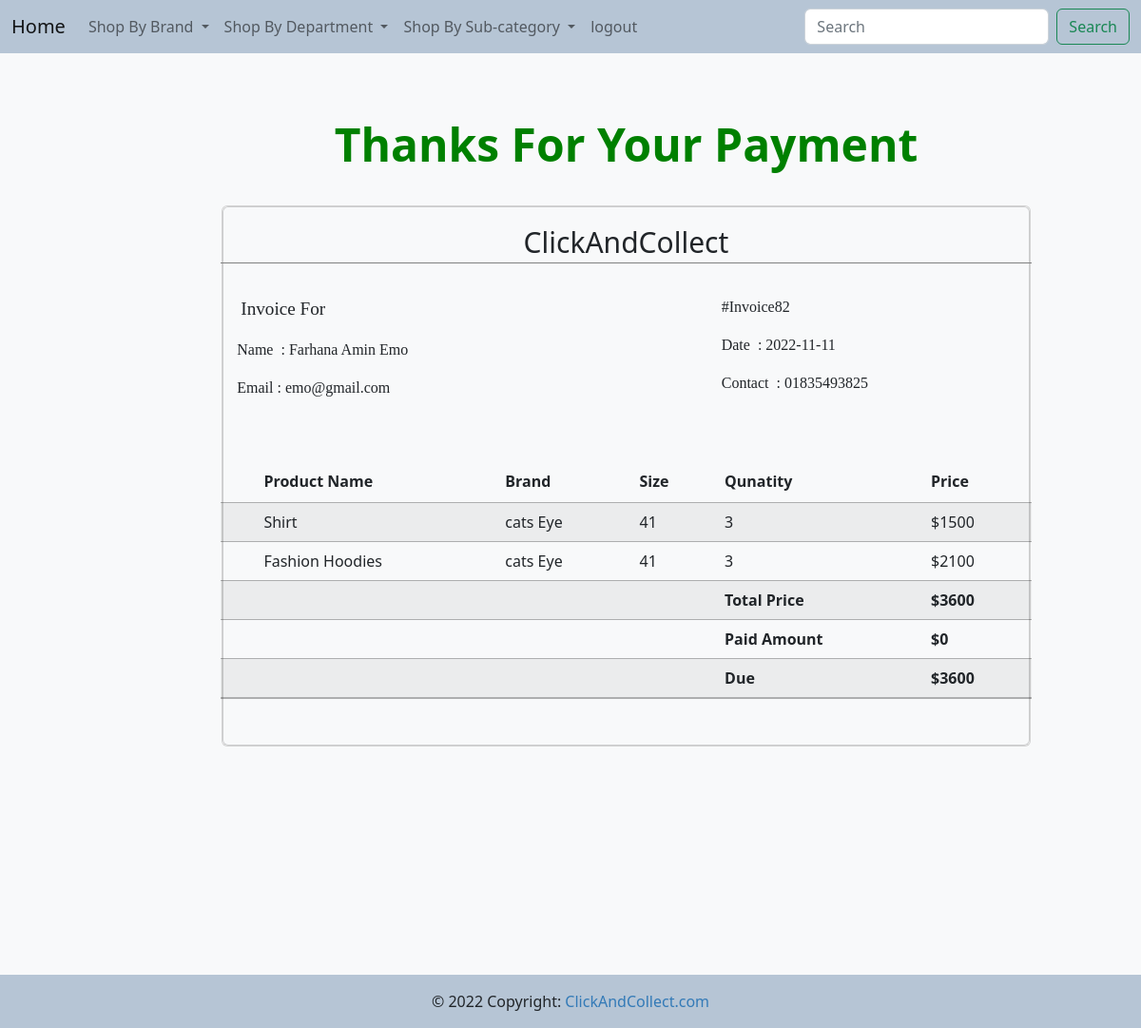
The page /customer/invoice2.php (signed in) on the database its author committed.
### tables this page shows
CREATE TABLE IF NOT EXISTS `customers` (
  `c_id` int(11) NOT NULL AUTO_INCREMENT,
  `name` varchar(100) NOT NULL,
  `email` varchar(100) NOT NULL,
  `address` varchar(100) DEFAULT NULL,
  `dob` date DEFAULT NULL,
  `gender` varchar(100) DEFAULT NULL,
  `mobile` varchar(100) NOT NULL,
  `pass` varchar(100) NOT NULL,
  `status` int(255) DEFAULT NULL,
  `img` varchar(255) DEFAULT NULL,
  PRIMARY KEY (`c_id`)
);

CREATE TABLE IF NOT EXISTS `invoice` (
  `invc_id` int(11) NOT NULL AUTO_INCREMENT,
  `o_id` int(11) NOT NULL,
  PRIMARY KEY (`invc_id`),
  KEY `FK_invoice` (`o_id`)
);

CREATE TABLE IF NOT EXISTS `order_line` (
  `ol_id` int(11) NOT NULL AUTO_INCREMENT,
  `o_id` int(11) NOT NULL,
  `p_id` int(11) NOT NULL,
  `quantity` int(11) DEFAULT NULL,
  PRIMARY KEY (`ol_id`),
  KEY `FK_order_line2` (`p_id`),
  KEY `FK_order_line` (`o_id`)
);

CREATE TABLE IF NOT EXISTS `products` (
  `p_id` int(11) NOT NULL AUTO_INCREMENT,
  `name` varchar(100) DEFAULT NULL,
  `b_id` int(11) DEFAULT NULL,
  `sub_id` int(11) DEFAULT NULL,
  `s_id` int(11) NOT NULL,
  `size` varchar(100) DEFAULT NULL,
  `description` varchar(200) DEFAULT NULL,
  `prev_price` varchar(255) NOT NULL,
  `price` double DEFAULT NULL,
  `quantity` int(11) DEFAULT NULL,
  `status` int(11) NOT NULL,
  PRIMARY KEY (`p_id`),
  KEY `FK_brand1` (`b_id`),
  KEY `FK_catagory1` (`sub_id`),
  KEY `FK_seller` (`s_id`)
);

CREATE TABLE IF NOT EXISTS `brand` (
  `b_id` int(11) NOT NULL AUTO_INCREMENT,
  `name` varchar(100) DEFAULT NULL,
  PRIMARY KEY (`b_id`)
);

### customer/invoice2.php (the view, shortened to what this page needs)
<?php
   include 'include/connection.php';
   $sql = "select * from invoice ORDER BY invc_id DESC";
   $result = mysqli_query($con,$sql);
   $row  = mysqli_fetch_array( $result);
   if($row){
    $id = $row['invc_id'];
   }
   else{
     $id = 0;
   }
   $cid = $_SESSION['id'];
   $sql1 = "select * from customers where c_id = $cid";
   $result1 = mysqli_query($con,$sql1);
   $row1  = mysqli_fetch_array( $result1);
   $name = $row1['name'];
   $email = $row1['email'];
   $contact = $row1['mobile'];
   $date=date("Y-m-d");
?>
<!DOCTYPE html>
<html lang="en">
<head>
        <link href="https://cdn.jsdelivr.net/npm/bootstrap@5.2.1/dist/css/bootstrap.min.css" rel="stylesheet">
        <link rel="stylesheet" href="https://cdn.datatables.net/1.12.1/css/jquery.dataTables.min.css">
        <link href="include/style.css" rel="stylesheet" />
        <link href="https://cdn.datatables.net/buttons/2.2.3/css/buttons.dataTables.min.css" rel="stylesheet" />
        <link href="https://cdn.datatables.net/1.12.1/css/jquery.dataTables.min.css" rel="stylesheet" />
</head>
<body>
<div class="b">
    <?php include 'include/navbar.php' ?>
</div>
<div class="account-page">
<div class="container">
<div class="row">
    <div class="bame">
    <div class="col-sm-11">
          <div class="pay text-center">
                <strong>Thanks For Your Payment</strong>
            </div>
            <br>
        <div class="mt-1 card">
            <div class="card bg-light text-dark ml-3">
                <div class="row">
                    <div class="col-md-12 mt-0 mb-5 ml-1">
                        <h2 class="text-center">ClickAndCollect</h2>
                        <br>
                        <div class="row">
                            <div class="col-md-6">
                                 <pre class="detail">     Invoice For</pre>
                                 <pre class="details">     Name  : <?php echo $name;?></pre>
                                 <pre class="details">     Email : <?php echo $email;?></pre>
                            </div>
                            <div class="col-md-6 invc">
                                <pre class="details">   #Invoice<?php echo $id;?></pre>
                                <pre class="details">   Date  : <?php echo $date;?></pre>
                                <pre class="details">   Contact  : <?php echo $contact;?></pre>
                            </div>
                        </div>
                        <br>
                        <br>
                        <table class="table table-striped" id = "cartproduct">
                        <thead>
                        <tr>
                            <th></th>
                            <th>Product Name</th>
                            <th>Brand</th>
                            <th>Size</th>
                            <th>Qunatity</th>
                            <th>Price</th>
                        </tr>
                        </thead>
                        <tbody>
                        <?php
                            $tprice = 0;
                            $query = "select * from customer_order where c_id = 1";
                            $table = mysqli_query($con,$query);
                            while($row = mysqli_fetch_array($table)){
                                $oid = $row['o_id'];
                            }
                                $query2 = "select * from order_line where o_id = $oid";
                                $table2 = mysqli_query($con,$query2);
                                while($row2 = mysqli_fetch_array($table2)){
                                    $pid = $row2['p_id'];
                                    $query3 = "select * from products where p_id = $pid";
                                    $table3 = mysqli_query($con,$query3);
                                    $row3 = mysqli_fetch_array($table3);
                                    $bid = $row3['b_id'];
                                    $query4 = "select * from brand where b_id = $bid";
                                    $table4 = mysqli_query($con,$query4);
                                    $row4   = mysqli_fetch_array($table4);
                                    $vprice = $row3['price']*$row2['quantity'];
                                    $tprice+=$vprice;
                        ?>
                        <tr>
                        <td></td>
                                <td><?php echo $row3['name']; ?></td>
                                <td><?php echo $row4['name'];?></td>
                                <td><?php echo $row3['size'];?></td>
                                <td><?php echo $row2['quantity'];?></td>
                                <td>$<?php echo $vprice;?></td>
                            </tr>
                            <?php } ?>
                            <tr>
                                <td></td>
                                <td></td>
                                <td></td>
                                <td></td>
                                <td><b> Total Price</b></td>
                                <td><b>$<?php echo $tprice;?></b></td>
                            </tr>
                            <tr>
                                <td></td>
                                <td></td>
                                <td></td>
                                <td></td>
                                <td><b> Paid Amount</b></td>
                                <td><b>$0</b></td>
                            </tr>
                            <tr>
                                <td></td>
                                <td></td>
                                <td></td>
                                <td></td>
                                <td><b> Due</b></td>
                                <td><b>$<?php echo $tprice;?></b></td>
                            </tr>
                        </tbody>
                    </table>
                    </div>
                </div>
            </div>
        </div>
        </div>
    </div>
</div>
</div>
</div>
<div class="bot">
   <?php include 'include/footer.php' ?>
</div>
</body>
</html>

### customer/include/style.css (style rules this page uses)
.account-page { padding-top:5%; }
.b { background-color: #b6c5d5!important; }
body { background-color: #f8f9fa; }
.account-page h2 { padding-bottom: 5px; border-bottom: 1px solid #808080; }
.row { margin-right: -15px; margin-left: -15px; }
* { -webkit-box-sizing: border-box; -moz-box-sizing: border-box; box-sizing: border-box; }
div { display: block; }
.h2, h2 { font-size: 30px; }
.h1, .h2, .h3, h1, h2, h3 { margin-top: 20px; margin-bottom: 10px; }
.h1, .h2, .h3, .h4, .h5, .h6, h1, h2, h3, h4, h5, h6 { font-family: inherit; font-weight: 500; line-height: 1.1; color: inherit; }

### customer/invoice2.php (style rules this page uses)
.bot { padding-top:20%; }
.details { font-family: Arial Black; font-weight:250; font-size:1rem; }
.detail { font-family: Arial Black; font-weight:300; font-size:1.2rem; }
.invc { padding-left:10%; }
.bame { padding-left:18%; }
.pay { color:green; font-size:3rem; }

### rows shown on the page
customers: name "Farhana Amin Emo", email "emo@gmail.com", mobile "01835493825"
invoice: invc_id "82"
order_line: p.name "Shirt", brand.name "cats Eye", p.size "41", quantity "3", vprice "1500"
order_line: p.name "Fashion Hoodies", brand.name "cats Eye", p.size "41", quantity "3", vprice "2100"

### other values the page prints
$tprice "3600"
